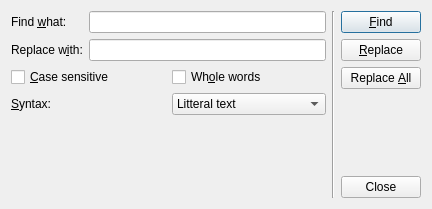
<?xml version="1.0" encoding="UTF-8"?>
<ui version="4.0">
 <class>FindAndReplaceDlg</class>
 <widget class="QDialog" name="FindAndReplaceDlg">
  <property name="geometry">
   <rect>
    <x>0</x>
    <y>0</y>
    <width>432</width>
    <height>209</height>
   </rect>
  </property>
  <property name="windowTitle">
   <string>Find and Replace</string>
  </property>
  <layout class="QHBoxLayout" name="horizontalLayout_3">
   <item>
    <layout class="QVBoxLayout" name="verticalLayout">
     <item>
      <layout class="QGridLayout" name="gridLayout">
       <item row="0" column="0">
        <widget class="QLabel" name="findLabel">
         <property name="text">
          <string>Find &amp;what:</string>
         </property>
         <property name="buddy">
          <cstring>findLineEdit</cstring>
         </property>
        </widget>
       </item>
       <item row="0" column="1">
        <widget class="QLineEdit" name="findLineEdit"/>
       </item>
       <item row="1" column="0">
        <widget class="QLabel" name="replaceLabel">
         <property name="text">
          <string>Replace w&amp;ith:</string>
         </property>
         <property name="buddy">
          <cstring>replaceLineEdit</cstring>
         </property>
        </widget>
       </item>
       <item row="1" column="1">
        <widget class="QLineEdit" name="replaceLineEdit"/>
       </item>
      </layout>
     </item>
     <item>
      <layout class="QHBoxLayout" name="horizontalLayout">
       <item>
        <widget class="QCheckBox" name="caseCheckBox">
         <property name="text">
          <string>&amp;Case sensitive</string>
         </property>
        </widget>
       </item>
       <item>
        <widget class="QCheckBox" name="wholeCheckBox">
         <property name="text">
          <string>Wh&amp;ole words</string>
         </property>
        </widget>
       </item>
      </layout>
     </item>
     <item>
      <layout class="QHBoxLayout" name="horizontalLayout_2">
       <item>
        <widget class="QLabel" name="label_3">
         <property name="text">
          <string>&amp;Syntax:</string>
         </property>
         <property name="buddy">
          <cstring>syntaxComboBox</cstring>
         </property>
        </widget>
       </item>
       <item>
        <widget class="QComboBox" name="syntaxComboBox">
         <item>
          <property name="text">
           <string>Litteral text</string>
          </property>
         </item>
         <item>
          <property name="text">
           <string>Regular expression</string>
          </property>
         </item>
        </widget>
       </item>
      </layout>
     </item>
     <item>
      <spacer name="verticalSpacer">
       <property name="orientation">
        <enum>Qt::Vertical</enum>
       </property>
       <property name="sizeHint" stdset="0">
        <size>
         <width>20</width>
         <height>40</height>
        </size>
       </property>
      </spacer>
     </item>
    </layout>
   </item>
   <item>
    <widget class="Line" name="line">
     <property name="orientation">
      <enum>Qt::Vertical</enum>
     </property>
    </widget>
   </item>
   <item>
    <layout class="QVBoxLayout" name="verticalLayout_2">
     <item>
      <widget class="QPushButton" name="findButton">
       <property name="text">
        <string>&amp;Find</string>
       </property>
      </widget>
     </item>
     <item>
      <widget class="QPushButton" name="replaceButton">
       <property name="text">
        <string>&amp;Replace</string>
       </property>
      </widget>
     </item>
     <item>
      <widget class="QPushButton" name="replaceAllButton">
       <property name="text">
        <string>Replace &amp;All</string>
       </property>
      </widget>
     </item>
     <item>
      <spacer name="verticalSpacer_2">
       <property name="orientation">
        <enum>Qt::Vertical</enum>
       </property>
       <property name="sizeHint" stdset="0">
        <size>
         <width>20</width>
         <height>40</height>
        </size>
       </property>
      </spacer>
     </item>
     <item>
      <widget class="QPushButton" name="closeButton">
       <property name="text">
        <string>Close</string>
       </property>
      </widget>
     </item>
    </layout>
   </item>
  </layout>
 </widget>
 <tabstops>
  <tabstop>findLineEdit</tabstop>
  <tabstop>replaceLineEdit</tabstop>
  <tabstop>syntaxComboBox</tabstop>
  <tabstop>replaceAllButton</tabstop>
  <tabstop>replaceButton</tabstop>
  <tabstop>closeButton</tabstop>
  <tabstop>findButton</tabstop>
  <tabstop>wholeCheckBox</tabstop>
  <tabstop>caseCheckBox</tabstop>
 </tabstops>
 <resources/>
 <connections>
  <connection>
   <sender>closeButton</sender>
   <signal>clicked()</signal>
   <receiver>FindAndReplaceDlg</receiver>
   <slot>reject()</slot>
   <hints>
    <hint type="sourcelabel">
     <x>329</x>
     <y>184</y>
    </hint>
    <hint type="destinationlabel">
     <x>237</x>
     <y>177</y>
    </hint>
   </hints>
  </connection>
 </connections>
</ui>
